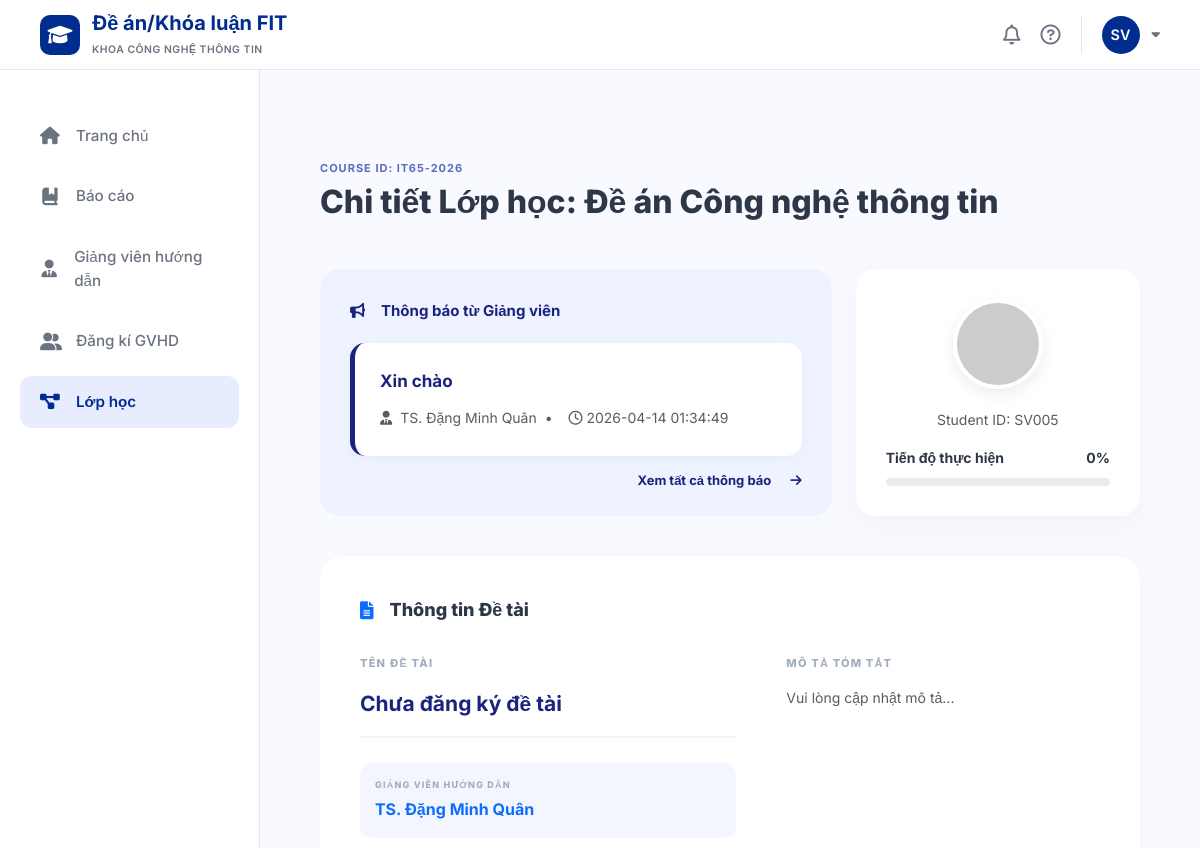
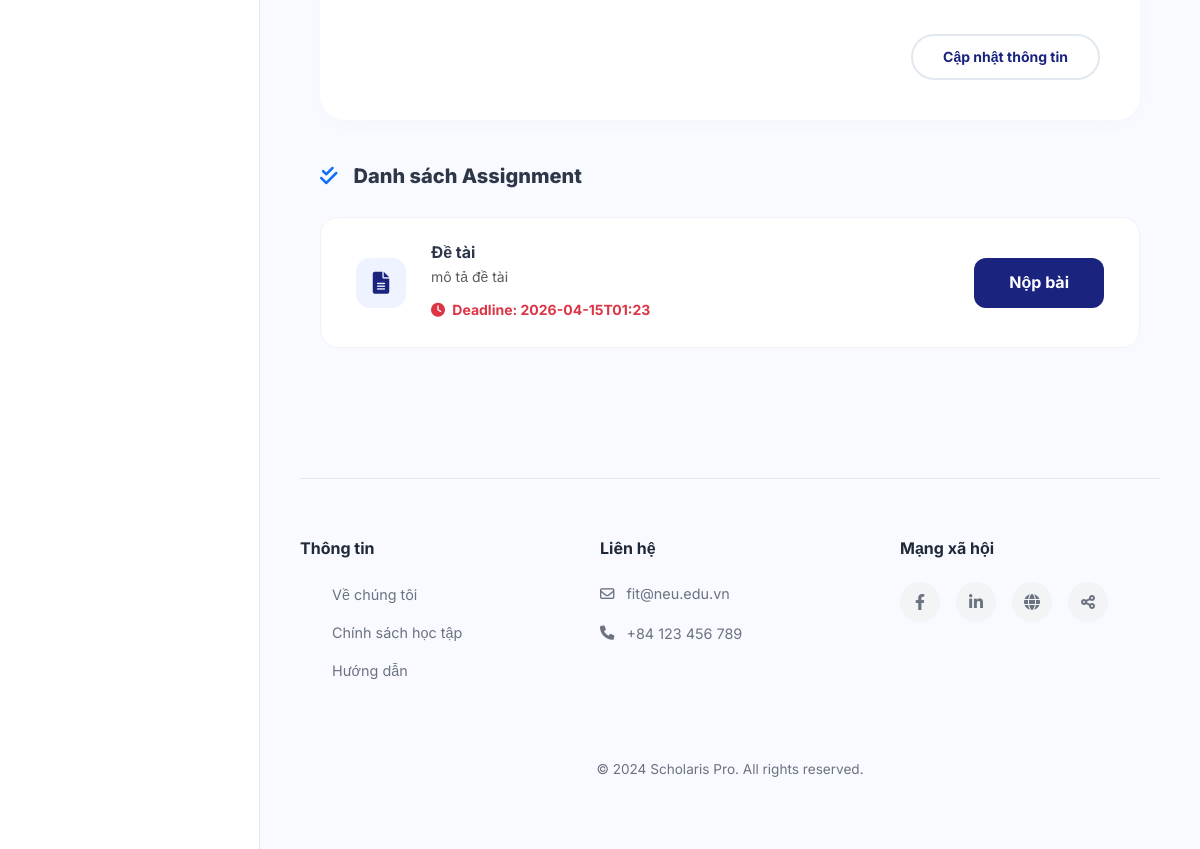
Page /project-detail/57 (signed in) on the earlier database version (2 pictures, top to bottom).
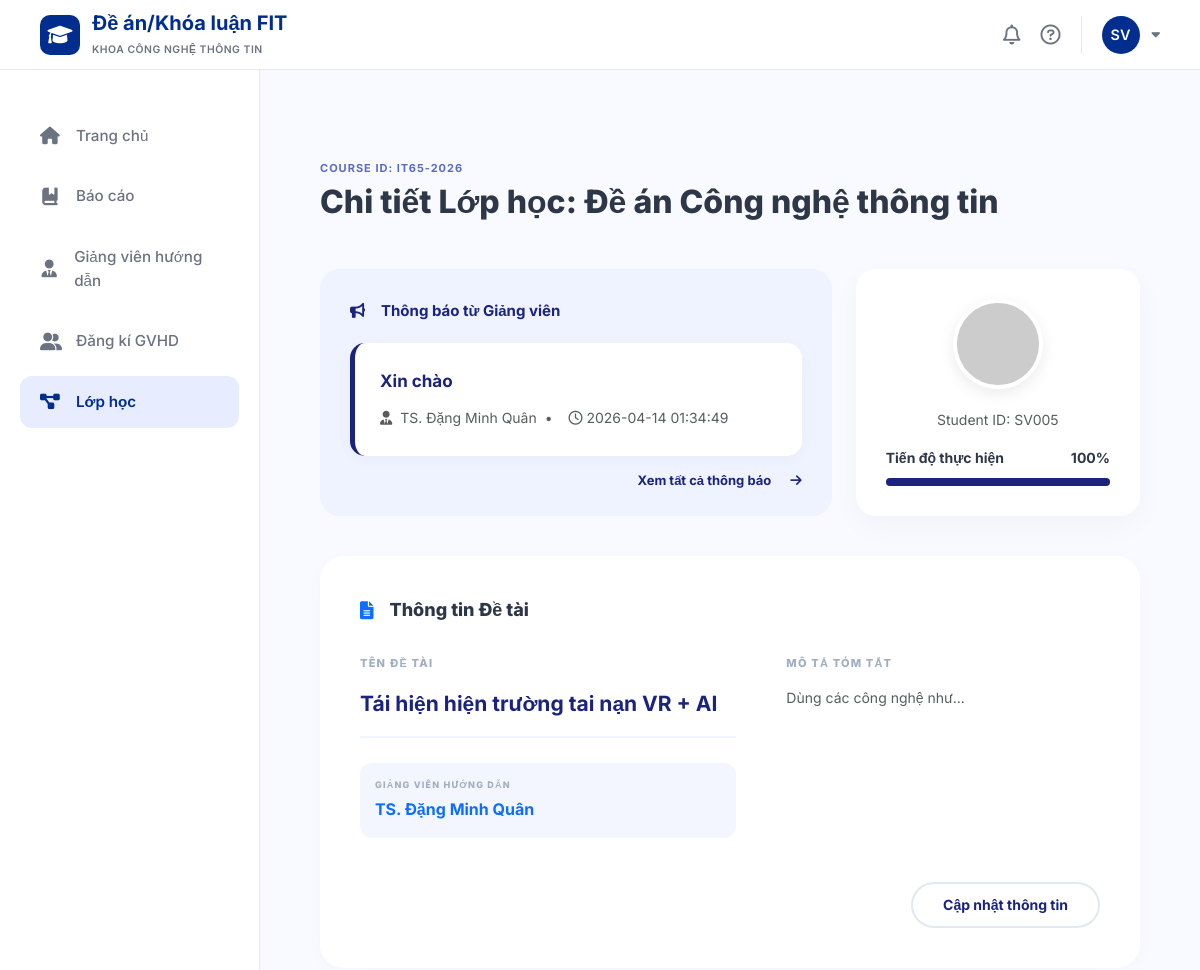
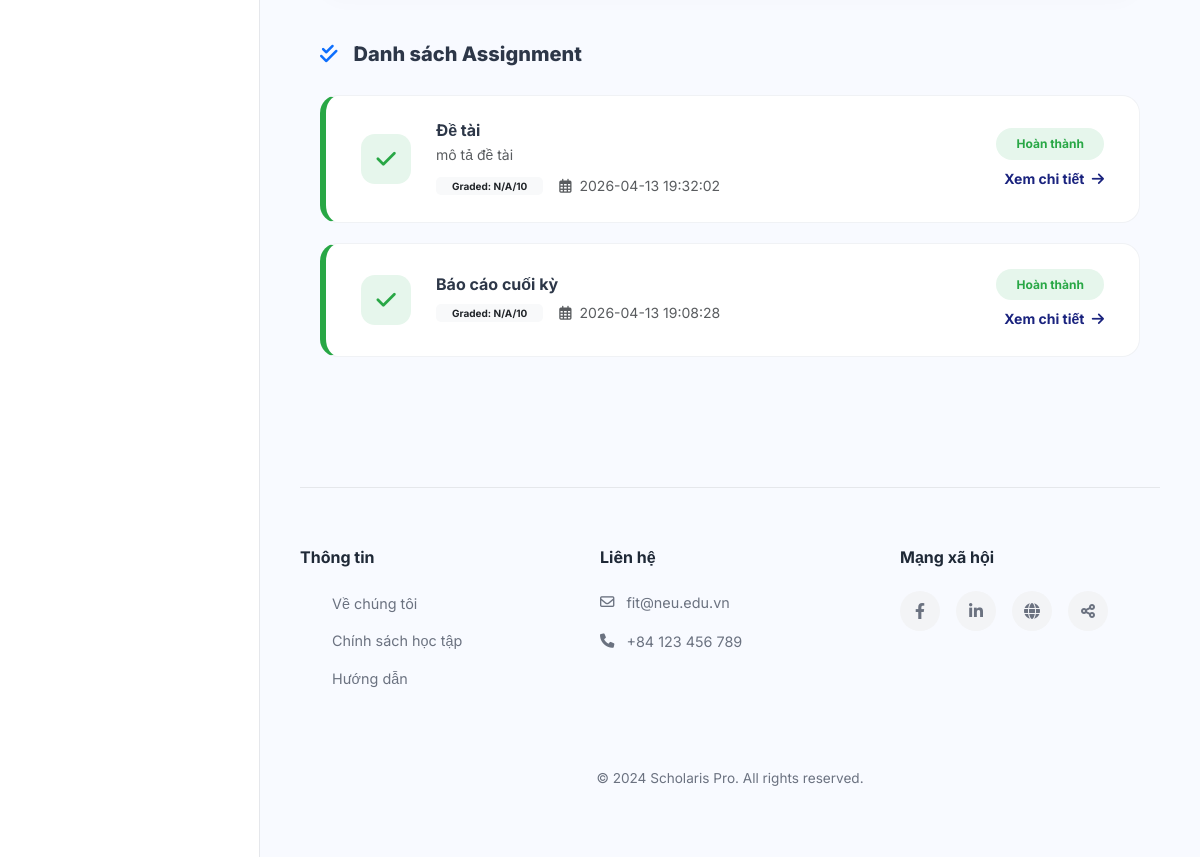
Same page on the later database version (2 pictures, top to bottom).
### tables this page shows
CREATE TABLE classes (
    id INTEGER PRIMARY KEY AUTOINCREMENT,
    class_code VARCHAR(50) NOT NULL UNIQUE,
    class_name VARCHAR(100) NOT NULL,
    course_id INTEGER NOT NULL,
    lecturer_id INTEGER NOT NULL,
    semester_id INTEGER NOT NULL,
    status VARCHAR(20) DEFAULT 'active' CHECK (status IN ('active', 'completed')),
    FOREIGN KEY (course_id) REFERENCES courses(id),
    FOREIGN KEY (lecturer_id) REFERENCES lecturers(id),
    FOREIGN KEY (semester_id) REFERENCES semesters(id)
);

CREATE TABLE notifications (
    id INTEGER PRIMARY KEY AUTOINCREMENT,
    user_id INTEGER NOT NULL,
    title VARCHAR(200) NOT NULL,
    content TEXT,
    related_id INTEGER,
    is_read INTEGER DEFAULT 0,
    created_at DATETIME DEFAULT CURRENT_TIMESTAMP, class_id INTEGER,
    FOREIGN KEY (user_id) REFERENCES users(id) ON DELETE CASCADE
);

CREATE TABLE users (
    id INTEGER PRIMARY KEY AUTOINCREMENT,
    email VARCHAR(100) NOT NULL UNIQUE,
    password VARCHAR(255) NOT NULL,
    full_name VARCHAR(100) NOT NULL,
    role VARCHAR(20) NOT NULL CHECK (role IN ('student', 'lecturer')),
    phone VARCHAR(20),
    created_at DATETIME DEFAULT CURRENT_TIMESTAMP
);

CREATE TABLE students (
    id INTEGER PRIMARY KEY AUTOINCREMENT,
    user_id INTEGER NOT NULL UNIQUE,
    student_code VARCHAR(20) NOT NULL UNIQUE,
    class_name VARCHAR(50),
    major VARCHAR(100),
    FOREIGN KEY (user_id) REFERENCES users(id) ON DELETE CASCADE
);

CREATE TABLE assignments (
    id INTEGER PRIMARY KEY AUTOINCREMENT,
    class_id INTEGER NOT NULL,
    title VARCHAR(200) NOT NULL,
    description TEXT,
    deadline DATETIME NOT NULL,
    max_file_size INTEGER DEFAULT 10,
    allowed_file_types VARCHAR(200),
    created_at DATETIME DEFAULT CURRENT_TIMESTAMP, is_overdue,
    FOREIGN KEY (class_id) REFERENCES classes(id) ON DELETE CASCADE
);

CREATE TABLE topics (
    id INTEGER PRIMARY KEY AUTOINCREMENT,
    student_id INTEGER NOT NULL,
    class_id INTEGER NOT NULL,
    title VARCHAR(500) NOT NULL,
    description TEXT,
    created_at DATETIME DEFAULT CURRENT_TIMESTAMP,
    updated_at DATETIME DEFAULT CURRENT_TIMESTAMP,
    FOREIGN KEY (student_id) REFERENCES students(id),
    FOREIGN KEY (class_id) REFERENCES classes(id)
);

CREATE TABLE submissions (
    id INTEGER PRIMARY KEY AUTOINCREMENT,
    assignment_id INTEGER NOT NULL,
    student_id INTEGER NOT NULL,
    file_url VARCHAR(500),
    file_name VARCHAR(255),
    file_size INTEGER,
    progress_report TEXT,
    submitted_at DATETIME DEFAULT CURRENT_TIMESTAMP,
    is_late INTEGER DEFAULT 0,
    is_final INTEGER DEFAULT 0,
    version INTEGER DEFAULT 1, source_code_url VARCHAR(500),
    FOREIGN KEY (assignment_id) REFERENCES assignments(id) ON DELETE CASCADE,
    FOREIGN KEY (student_id) REFERENCES students(id)
);

### app/student/myprojects/routes.py (the view)
@myprojects_bp.route('/project-detail/<int:id>')
def project_detail(id):
    user_id = session.get('user_id') or 1
    conn = get_db()
    conn.row_factory = lambda cursor, row: dict(zip([column[0] for column in cursor.description], row))
    cur = conn.cursor()
    cur.execute("""
        SELECT c.id, c.class_code, c.class_name, u.full_name AS lecturer_name,
               s.id AS student_pk, s.student_code
        FROM classes c
        JOIN lecturers l ON c.lecturer_id = l.id
        JOIN users u ON l.user_id = u.id
        JOIN class_students cs ON c.id = cs.class_id
        JOIN students s ON cs.student_id = s.id
        WHERE c.id = ? AND s.user_id = ?
    """, (id, user_id))
    class_info = cur.fetchone()
    cur.execute("""
        SELECT
            (SELECT COUNT(*) FROM assignments WHERE class_id = ?) as total,
            (SELECT COUNT(*) FROM submissions WHERE student_id = ? AND assignment_id IN
                (SELECT id FROM assignments WHERE class_id = ?)) as completed
    """, (id, class_info['student_pk'], id))
    counts = cur.fetchone()
    progress = int((counts['completed'] / counts['total'] * 100)) if counts['total'] > 0 else 0
    cur.execute("SELECT title, description FROM topics WHERE class_id = ? AND student_id = ?",
               (id, class_info['student_pk']))
    topic = cur.fetchone()
    cur.execute("""
        SELECT title, content, created_at
        FROM notifications
        WHERE user_id = ? AND class_id = ?
        ORDER BY created_at DESC
    """, (user_id, id))
    all_notifications = cur.fetchall()
    latest_notification = all_notifications[0] if all_notifications else None
    cur.execute("""
        SELECT a.id, a.title, a.description, a.deadline,
               sub.submitted_at, sub.file_url, sub.is_late, cs.grade
        FROM assignments a
        LEFT JOIN submissions sub ON a.id = sub.assignment_id AND sub.student_id = ?
        LEFT JOIN class_students cs ON a.class_id = cs.class_id AND cs.student_id = ?
        WHERE a.class_id = ?
        ORDER BY a.deadline ASC
    """, (class_info['student_pk'], class_info['student_pk'], id))
    assignments = cur.fetchall()
    return render_template('student/project_detail.html',
                           class_info=class_info, topic=topic,
                           latest_notification=latest_notification,
                           all_notifications=all_notifications,
                           assignments=assignments, progress=progress)

### templates/student/project_detail.html (shortened to what this page needs)
{% extends "student/base.html" %}
{% block content %}
<link rel="stylesheet" href="https://cdnjs.cloudflare.com/ajax/libs/font-awesome/6.0.0/css/all.min.css">
<div class="main-container">
    <div class="mb-5">
        <div class="course-id-label">COURSE ID: {{ class_info.class_code }} </div>
        <h1 class="page-title">Chi tiết Lớp học: {{ class_info.class_name }} </h1>
    </div>
    <div class="top-grid">
        <div class="announcement-card">
            <div class="announcement-header"><i class="fas fa-bullhorn me-3"></i> Thông báo từ Giảng viên</div>
            {% if latest_notification %}
            <div class="announcement-content">
                <div class="announcement-title">{{ latest_notification.title }}</div>
                <small class="text-muted">
                    <i class="fas fa-user-tie me-2"></i>{{ class_info.lecturer_name }}  &nbsp;•&nbsp;
                    <i class="far fa-clock ms-2 me-1"></i>{{ latest_notification.created_at }}
                </small>
            </div>
            {% endif %}
            <a href="#" class="btn-view-all mb-10" onclick="openNotificationsModal(); return false;">Xem tất cả thông báo <i class="fas fa-arrow-right ms-3"></i></a>
        </div>
        <div class="profile-card">
            <div class="avatar-circle">
                <img src="https://ui-avatars.com/api/?name={{ session.user_full_name }}&background=EBF4FF&color=1A237E" style="width:100%">
            </div>
            <small class="text-muted d-block mb-3">Student ID: {{ class_info.student_code }}</small>
            <div class="progress-label d-flex justify-content-between mb-2">
                <span class="fw-bold small">Tiến độ thực hiện</span>
                <span class="fw-bold small">{{ progress }}%</span>
            </div>
            <div class="progress" style="height: 8px; border-radius: 10px;">
                <div class="progress-bar" style="width: {{ progress }}%; background: var(--primary-navy);"></div>
            </div>
        </div>
    </div>
<div class="topic-card">
    <div class="topic-header">
        <i class="fas fa-file-alt me-3 text-primary"></i> Thông tin Đề tài
    </div>
    <div class="topic-grid">
        <div>
            <span class="label-caps">Tên đề tài</span>
            <div class="topic-title-box">
                {{ topic.title if topic else "Chưa đăng ký đề tài" }}
            </div>
            <div class="supervisor-tag">
                <span class="label-caps" style="margin-bottom: 5px; font-size: 9px;">Giảng viên hướng dẫn</span>
                <div class="fw-bold text-primary">
                    {{ class_info.lecturer_name }}
                </div>
            </div>
        </div>
        <div>
            <span class="label-caps">Mô tả tóm tắt</span>
            <p class="text-muted small" style="text-align: justify;">
                {{ topic.description if topic else "Vui lòng cập nhật mô tả..." }}
            </p>
        </div>
    </div>
    <div class="text-end mt-4">
    <button class="btn-outline-pill" data-bs-toggle="modal" data-bs-target="#topicModal">
        Cập nhật thông tin
    </button>
</div>
</div>
    <div class="section-subtitle"><i class="fas fa-check-double me-3 text-primary"></i> Danh sách Assignment</div>
    {% for ass in assignments %}
    <div class="assignment-item {% if ass.submitted_at %}completed{% elif ass.is_late %}overdue{% endif %}">
        <div class="d-flex align-items-center">
            <div class="icon-box {% if ass.submitted_at %}icon-completed{% else %}icon-pending{% endif %}">
                <i class="fas {% if ass.submitted_at %}fa-check{% else %}fa-file-alt{% endif %}"></i>
            </div>
            <div>
                <h6 class="fw-bold mb-1">{{ ass.title }} </h6>
                <p class="text-muted small mb-2">{{ ass.description | truncate(100) }} </p>
                {% if ass.submitted_at %}
                <div class="d-flex align-items-center">
                    <span class="badge bg-light text-dark px-3 py-1 fw-bold" style="font-size: 10px; border-radius: 5px;">Graded: {{ ass.grade if ass.grade else 'N/A' }}/10 </span>
                    <small class="ms-3 text-muted"><i class="far fa-calendar-alt me-1"></i> {{ ass.submitted_at }} </small>
                </div>
                {% else %}
                <small class="text-danger fw-bold"><i class="fas fa-clock me-1"></i> Deadline: {{ ass.deadline }} </small>
                {% endif %}
            </div>
        </div>
    <div class="text-end ms-4">
            {% if ass.submitted_at %}
                <div class="d-flex flex-column align-items-end">
                    <span class="status-pill pill-green mb-2">Hoàn thành</span>
                    <a href="{{ url_for('myprojects.submit_assignment', assignment_id=ass.id) }}" class="text-decoration-none small fw-bold" style="color: var(--primary-navy);">
                        Xem chi tiết <i class="fas fa-arrow-right ms-1"></i>
                    </a>
                </div>
            {% elif ass.is_late %}
                <div class="text-danger fw-bold small mb-2">Quá hạn </div>
                <a href="#" class="text-danger small text-decoration-none fw-bold">Yêu cầu gia hạn</a>
            {% else %}
                <a href="{{ url_for('myprojects.submit_assignment', assignment_id=ass.id) }}" class="btn-navy-pill text-decoration-none d-inline-block">
                    Nộp bài
                </a>
            {% endif %}
        </div>
    </div>
    {% endfor %}
</div>
{% endblock %}

### templates/student/base.html (shortened to what this page needs)
<!DOCTYPE html>
<html lang="vi">
<head>
    <link rel="stylesheet" href="https://cdnjs.cloudflare.com/ajax/libs/font-awesome/6.5.0/css/all.min.css">
    <link href="https://cdn.jsdelivr.net/npm/bootstrap@5.3.0/dist/css/bootstrap.min.css" rel="stylesheet">
</head>
<body>
    <header class="header">
        <div class="logo-section">
            <div class="logo-icon">
                <i class="fa-solid fa-graduation-cap"></i>
            </div>
            <div class="logo-text">
                <h1>Đề án/Khóa luận FIT</h1>
                <span>Khoa Công nghệ thông tin</span>
            </div>
        </div>
        <div class="header-actions">
            <i class="fa-regular fa-bell action-icon"></i>
            <i class="fa-regular fa-circle-question action-icon"></i>
            <div class="dropdown">
                <div class="user-dropdown-toggle" id="userDropdown" data-bs-toggle="dropdown" aria-expanded="false">
                    {% if session.get('user_id') %}
                    <div class="avatar">
                        {% if session.get('role') == 'lecturer' %}
                        GV
                        {% else %}
                        {{ session.get('user_full_name')[:2].upper() if session.get('user_full_name') else 'SV' }}
                        {% endif %}
                    </div>
                    {% else %}
                    <div class="avatar"><i class="fa-solid fa-user"></i></div>
                    {% endif %}
                </div>
            </div>
        </div>
    </header>
    <div class="layout-wrapper">
        <aside class="sidebar">
            <ul class="nav-menu">
                <li class="nav-item">
                    <a href="/" class="nav-link {% if request.path == '/' %}active{% endif %}">
                        <i class="fa-solid fa-house"></i>
                        <span>Trang chủ</span>
                    </a>
                </li>
                <li class="nav-item">
                    <a href="/theses-projects" class="nav-link {% if 'theses' in request.path %}active{% endif %}">
                        <i class="fa-solid fa-book-bookmark"></i>
                        <span>Báo cáo</span>
                    </a>
                </li>
                <li class="nav-item">
                    <a href="/giang-vien" class="nav-link {% if 'giang-vien' in request.path %}active{% endif %}">
                        <i class="fa-solid fa-user-tie"></i>
                        <span>Giảng viên hướng dẫn</span>
                    </a>
                </li>
                <li class="nav-item">
                    <a href="/registration" class="nav-link {% if 'registration' in request.path %}active{% endif %}">
                        <i class="fa-solid fa-user-group"></i>
                        <span>Đăng kí GVHD</span>
                    </a>
                </li>
                <li class="nav-item">
                    <a href="/my-projects"
                        class="nav-link {% if 'my-projects' in request.path or 'project-detail' in request.path or 'assignment' in request.path %}active{% endif %}">
                        <i class="fa-solid fa-diagram-project"></i>
                        <span>Lớp học</span>
                    </a>
                </li>
            </ul>
        </aside>
        <main class="main-content">
            <div class="content-area">
                {% block content %}
                {% endblock %}
            </div>
            <footer class="footer">
                <div class="footer-grid">
                    <div class="footer-col">
                        <h4>Thông tin</h4>
                        <ul class="footer-links">
                            <li class="footer-link"><a href="#">Về chúng tôi</a></li>
                            <li class="footer-link"><a href="#">Chính sách học tập</a></li>
                            <li class="footer-link"><a href="#">Hướng dẫn</a></li>
                        </ul>
                    </div>
                    <div class="footer-col">
                        <h4>Liên hệ</h4>
                        <div class="contact-info">
                            <i class="fa-regular fa-envelope"></i>
                            fit@neu.edu.vn
                        </div>
                        <div class="contact-info">
                            <i class="fa-solid fa-phone"></i>
                            +84 123 456 789
                        </div>
                    </div>
                    <div class="footer-col">
                        <h4>Mạng xã hội</h4>
                        <div class="social-icons">
                            <a href="#" class="social-icon"><i class="fa-brands fa-facebook-f"></i></a>
                            <a href="#" class="social-icon"><i class="fa-brands fa-linkedin-in"></i></a>
                            <a href="#" class="social-icon"><i class="fa-solid fa-globe"></i></a>
                            <a href="#" class="social-icon"><i class="fa-solid fa-share-nodes"></i></a>
                        </div>
                    </div>
                </div>
                <div class="copyright">
                    &copy; 2024 Scholaris Pro. All rights reserved.
                </div>
            </footer>
        </main>
    </div>
</body>
</html>

Differences in the rows shown:
no longer on this page (row unchanged): assignments: title "Đề tài", description "mô tả đề tài", deadline "2026-04-15T01:23"
added topics: title "Tái hiện hiện trường tai nạn VR + AI", description "Dùng các công nghệ như..."
added submissions: title "Đề tài", description "mô tả đề tài", grade "N/A", submitted_at "2026-04-13 19:32:02"
added submissions: title "Báo cáo cuối kỳ", grade "N/A", submitted_at "2026-04-13 19:08:28"
Other differences:
{{ progress }}: "0" → "100"
{{ topic.title if topic else "Chưa đăng ký đề tài" }}: "Chưa đăng ký đề tài" → (not shown)
{{ topic.description if topic else "Vui lòng cập nhật mô tả..." }}: "Vui lòng cập nhật mô tả..." → (not shown)
